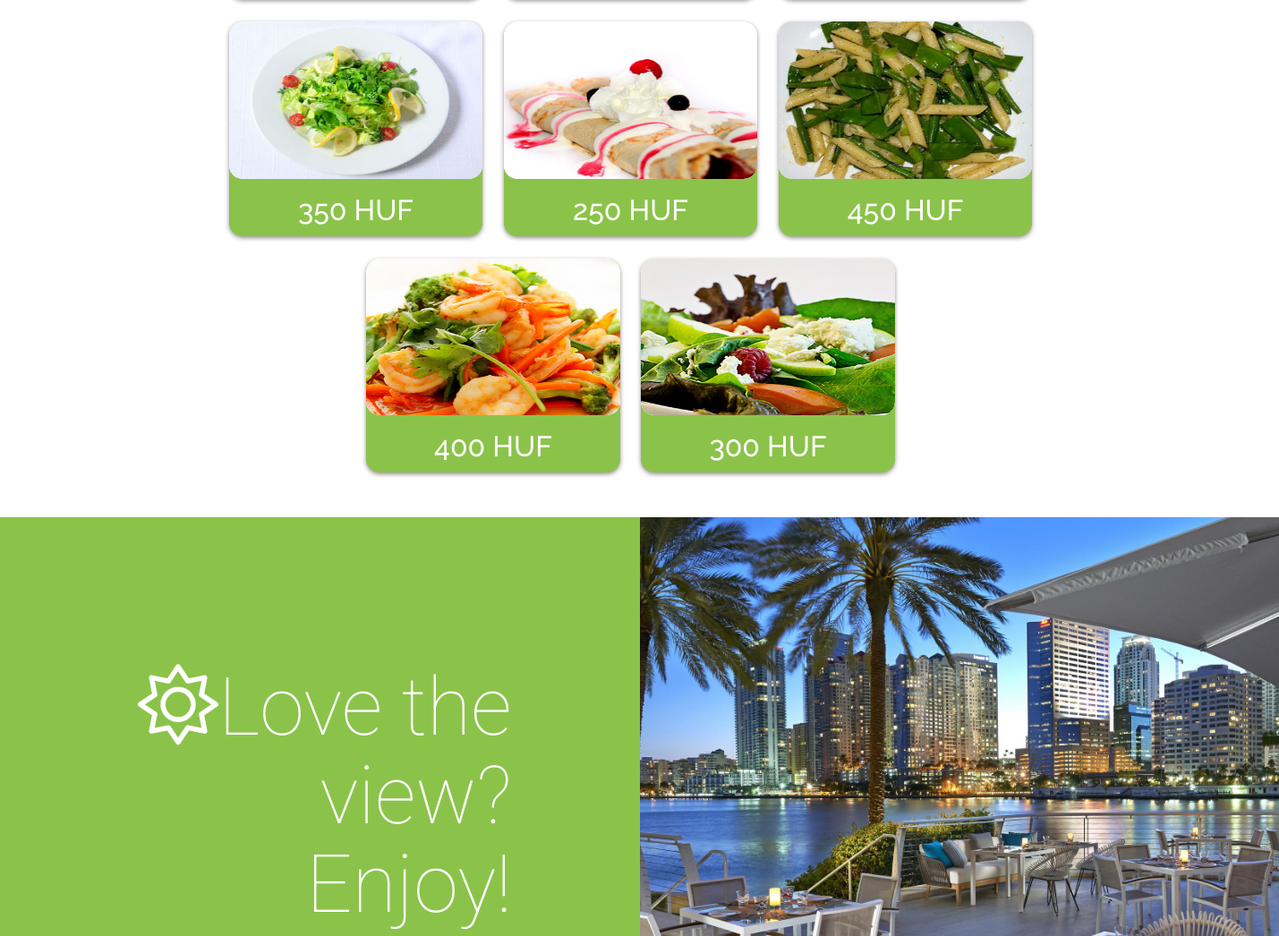
The app's page / (middle part), older data.
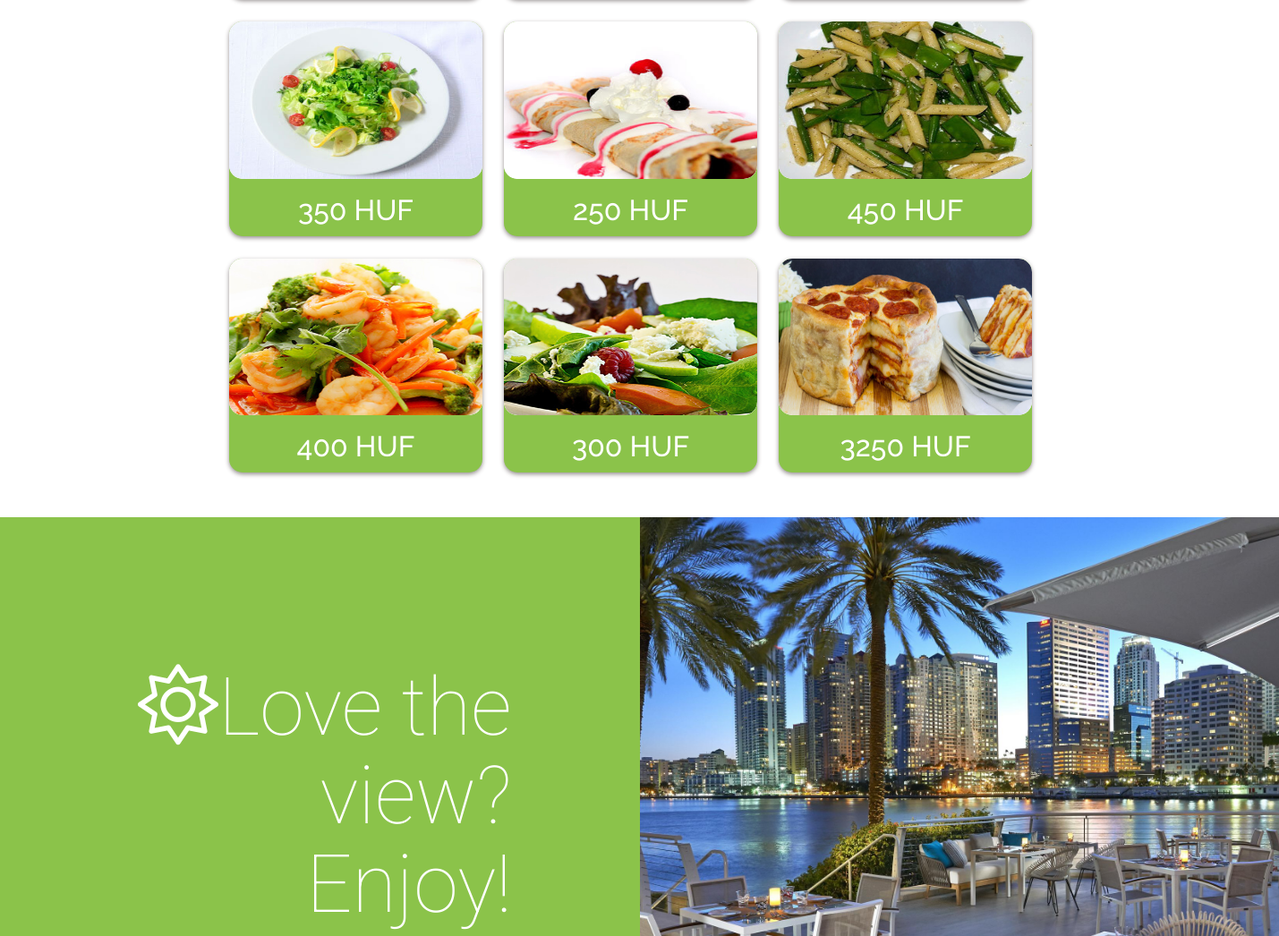
The same page, newer data.
### tables this page shows
CREATE TABLE `foods` (
  `id` int(11) NOT NULL,
  `name` varchar(128) NOT NULL,
  `price` int(11) NOT NULL,
  `type` varchar(128) NOT NULL,
  `attr` varchar(255) NOT NULL,
  `imgpath` varchar(255) NOT NULL,
  `food_desc` text NOT NULL,
  `class` varchar(32) NOT NULL
);

### php/db.php (called while the page is built, shortened)
<?php
    class db{
        private static $host = "localhost:3306";
        private static $username = "root";
        private static $password = "";
        private static $database = "Restaurant";
        private static $coding = "utf8";
        private static $instance = null;
        private $connection = "";
        public function __construct(){
            $this->connection = mysqli_connect(self::$host,self::$username,self::$password);
            if(mysqli_connect_errno($this->connection)){
                die("Could not connect mysql database");
            }else{
                mysqli_select_db($this->connection,self::$database);
                mysqli_set_charset($this->connection,self::$coding);
            }
        }
        public static function get(){
            if(is_null(self::$instance)){
                self::$instance = new db;
            }
            return self::$instance;
        }
        public function query($queryString){
            $result = mysqli_query($this->connection, $queryString);
            return $result;
        }
        public function getArray($queryString){
            $rows = array();
            $result = $this->query($queryString);
            while ($row = mysqli_fetch_assoc($result)) {
                $rows[] = $row;
            }
            return $rows;
        }
    }
?>

### index.php (the view, shortened to what this page needs)
<?php
    require_once "php/db.php";
    $db = db::get();
    $selectString = "SELECT * FROM foods WHERE class = 'restaurant' OR class = 'both'";
    $allfeatured = $db->getArray($selectString);
?>
<!DOCTYPE html>
<html>
    <head>
        <link rel="stylesheet" href="css/bootstrap.min.css">
        <link rel="stylesheet" href="css/font-awesome.min.css">
        <link rel="stylesheet" href="css/owl.carousel.css">
        <link rel="stylesheet" href="css/owl.theme.css">
        <link rel="stylesheet" href="css/animate.css">
        <link rel="stylesheet" href="css/flexslider.css">
        <link rel="stylesheet" href="css/pricing.css">
        <link rel="stylesheet" href="css/main.css">
        <link rel="stylesheet" type="text/css" href="fontawesome/css/all.css">
        <link rel="stylesheet" href="css/sweetalert2.min.css">
    </head>
    <body data-spy="scroll" data-target="#template-navbar">
        <section id="pricing" class="pricing">
            <div id="w">
                <div class="container">
                    <div class="row">
                        <div class="col-md-10 col-md-offset-1">
                            <ul id="menu-pricing" class="menu-price">
                                <?php   if(count($allfeatured) > 0):
                                        foreach($allfeatured as $featured):
                                ?>
                                <li class="item <?php echo $featured['type'] .' '.$featured['attr']; ?>" style="border-radius: 15px;">
                                    <a href="#" style="border-radius: 15px;">
                                        <img src="images/featured/<?php echo $featured['imgpath']; ?>" class="img-responsive" style="height: 175.6px!important; width: 300px!important; border-radius: 15px;" alt="Food">
                                    </a>
                                    <h2 class="white"><?php echo $featured['price']." HUF"; ?></h2>
                                </li>
                                <?php
                                        endforeach;
                                        endif;
                                ?>
                            </ul>
                        </div>
                    </div>
                </div>
            </div>
        </section>
        <section id="great-place-to-enjoy" class="great-place-to-enjoy">
            <div class="wrapper">
                <div class="container-fluid">
                    <div class="row dis-table">
                        <div class="col-xs-6 col-sm-6 dis-table-cell color-bg">
                            <h2 class="section-title"><i onclick="weather()" class="fal fa-sun" title="Check out weather!"></i>Love the view? Enjoy!</h2>
                        </div>
                        <div class="col-xs-6 col-sm-6 dis-table-cell section-bg">
                        </div>
                    </div>
                </div>
            </div>
        </section>
    </body>
</html>

Row changes from the older to the newer data that the page shows:
added foods: imgpath (picture), price "3250"
